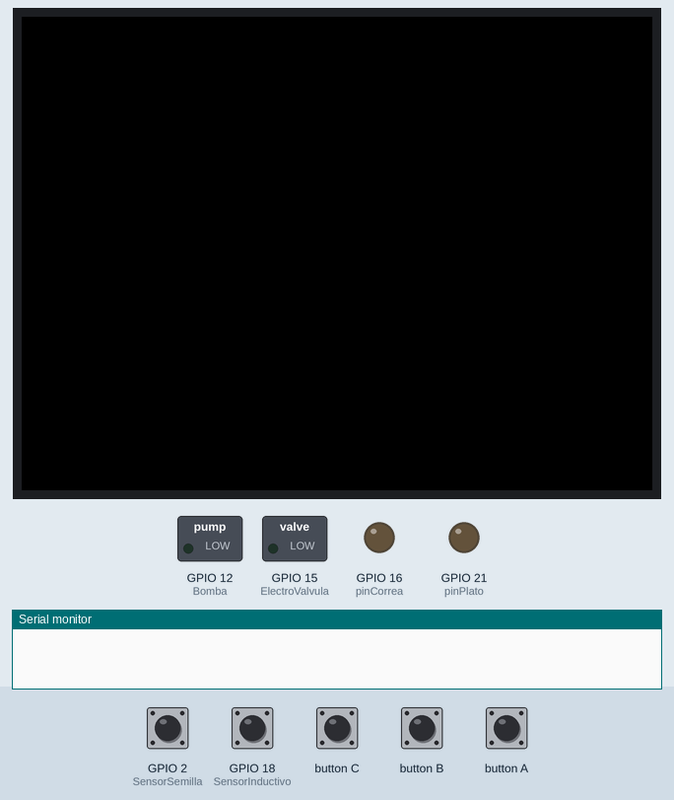
Bench run of a sketch on a simulated ESP32. On the bench: 320×240 colour display, switched loads named in the sketch (green lamp = pin HIGH), output pins drawn as LEDs (lit = HIGH), the last lines printed to the serial monitor. The inputs (shaded band) are chosen by the test bench; at power-on: GPIO 2 (SensorSemilla) LOW, GPIO 18 (SensorInductivo) LOW.

Above: at 0.15 s.
At 1.4 s:
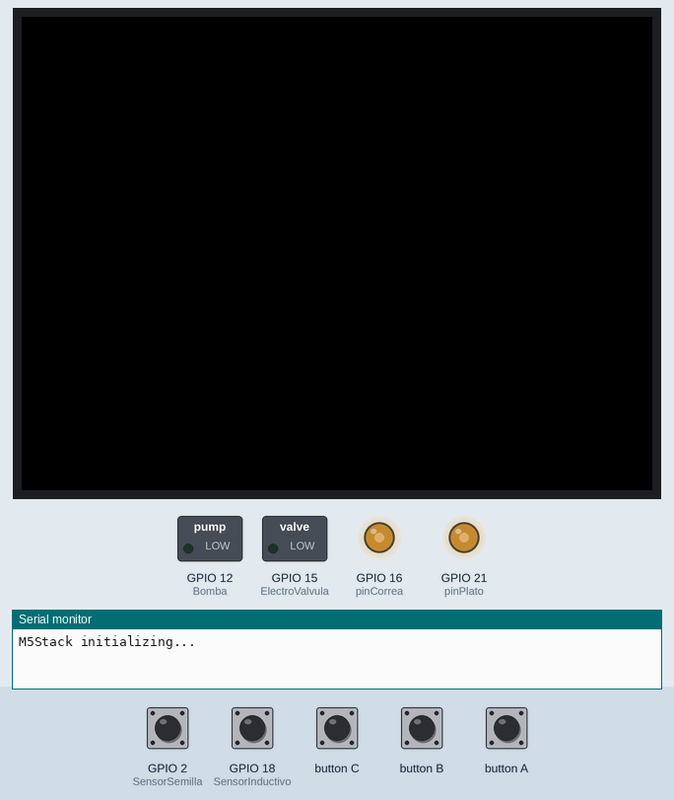
1.5 s: GPIO 2 (SensorSemilla) driven HIGH
3.0 s: GPIO 18 (SensorInductivo) driven HIGH
4.5 s: GPIO 2 (SensorSemilla) pulsed LOW 2 times (0.12 s each, 0.3 s apart)
6.6 s: GPIO 18 (SensorInductivo) pulsed LOW 2 times (0.12 s each, 0.3 s apart)
Timing chart, 0 to 9.6 s (numbered marks = the images above; inputs shaded):
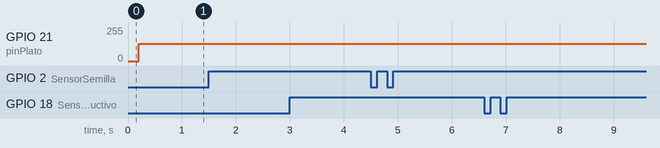

The sketch:

AutomatizacionAgrobot.ino
```cpp
#include <M5Stack.h>

// Constant

int canalPWMCorrea=1;
int FrecuenciaCorrea=300;
int PWMCorrea=8;
int pinCorrea=16;

int canalPWMPlato=2;
int FrecuenciaPlato=70;
int PWMPlato=8;
int pinPlato=21;
int ApagarPWM=0;
int ActivarPWM=128;

int Bomba=12;
int ElectroValvula=15;

int Activar=1;
int Desactivar=0;

int SensorSemilla= 2;
int SensorInductivo=18;


void IRAM_ATTR ISR()
{
    Serial.print("B");
    for (int i = 0; i <= 1000; i++)
      {
       delayMicroseconds(100);
      }
}


void IRAM_ATTR ISR2()
{
    Serial.print("A");

    for (int i = 0; i <= 1000; i++)
      {
       delayMicroseconds(100);
      }
}


void setup()

{


// init PWM

M5.begin();
ledcSetup(canalPWMCorrea,FrecuenciaCorrea,PWMCorrea);
ledcAttachPin(pinCorrea,canalPWMCorrea);
pinMode(pinCorrea,OUTPUT);

ledcSetup(canalPWMPlato,FrecuenciaPlato,PWMPlato);
ledcAttachPin(pinPlato,canalPWMPlato);
pinMode(pinPlato,OUTPUT);

pinMode(Bomba,OUTPUT);
pinMode(ElectroValvula,OUTPUT);

attachInterrupt(SensorSemilla, ISR, RISING);
attachInterrupt(SensorInductivo, ISR2, RISING);


Serial.begin(9600);
Serial.flush();
delay(50);
Serial.print("M5Stack initializing...");

}

void loop()

{


ledcWrite(canalPWMCorrea,ActivarPWM);
ledcWrite(canalPWMPlato,ActivarPWM);


//digitalWrite(Bomba,Activar);
//delay(5000);
//digitalWrite(Bomba,Desactivar);
//delay(5000);

delay(1000);

M5.update();

}
```
